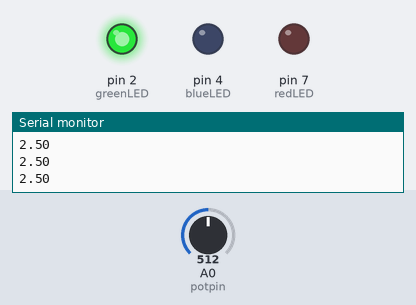
This sketch was run on a simulated Arduino Uno, built with avr-gcc and run on an emulated ATmega328P. Parts: output pins drawn as LEDs (lit = HIGH), the last lines printed to the serial monitor. The inputs (shaded band) are chosen by the test bench; at power-on: A0 (potpin) = 512.

Above: at 1.2 s.
1.3 s: A0 (potpin) set to 603
2.8 s: A0 (potpin) set to 622
At 3.6 s:
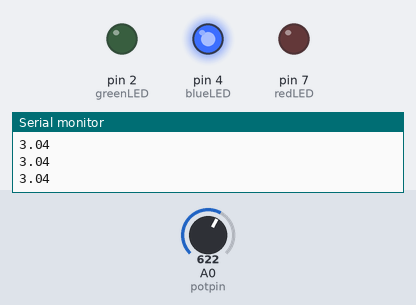
4.3 s: A0 (potpin) set to 806
5.8 s: A0 (potpin) set to 833
At 6.5 s:
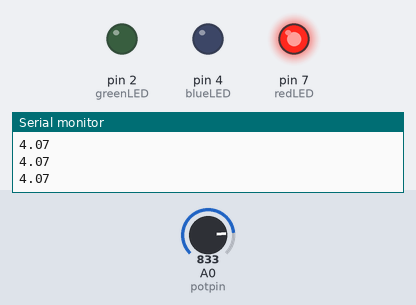
7.3 s: A0 (potpin) set to 716
At 7.9 s:
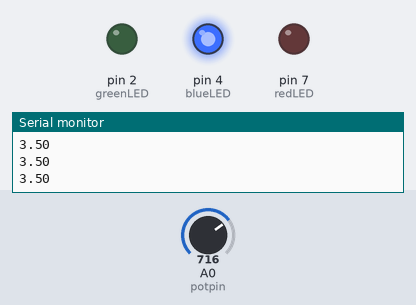
8.8 s: A0 (potpin) set to 900
At 9.4 s:
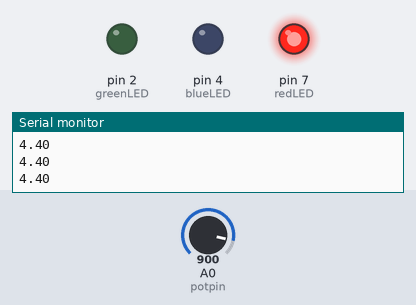
Timing chart, 0 to 11.3 s (numbered marks = the images above; inputs shaded):
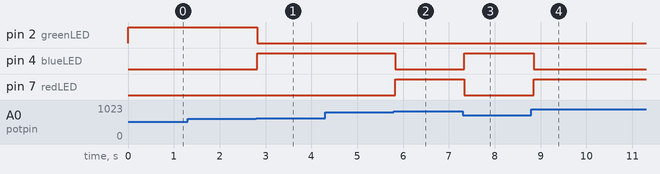

The sketch:

3Alert_LED.ino
```cpp
float voltage;
int potpin = A0;
int waitTime = 100;
int greenLED = 2;
int blueLED = 4;
int redLED = 7;

void setup() {
  // put your setup code here, to run once:
  pinMode(potpin, INPUT);
  pinMode(greenLED, OUTPUT);
  pinMode(blueLED, OUTPUT);
  pinMode(redLED, OUTPUT);
  Serial.begin(9600);

}

void loop() {
  // put your main code here, to run repeatedly:
  voltage = analogRead(potpin)*5./1023.;
  Serial.println(voltage);
  if(voltage <= 3.0){
    digitalWrite(greenLED, HIGH);
    digitalWrite(blueLED, LOW);
    digitalWrite(redLED, LOW);
  }
  else{
    if (voltage <= 4.0){
      digitalWrite(greenLED, LOW);
      digitalWrite(blueLED, HIGH);
      digitalWrite(redLED, LOW);
    }
    else{
      digitalWrite(greenLED, LOW);
      digitalWrite(blueLED, LOW);
      digitalWrite(redLED, HIGH);
    }
  }
  delay(waitTime);

}
```

Measured:
- the behaviour switches between 613 and 614 on A0 (potpin) (found by bisection; images 0 and 1)
- the behaviour switches between 818 and 819 on A0 (potpin) (found by bisection; images 1 and 2)
- after the input at 2.8 s, pin 2 (greenLED): HIGH → LOW at once; pin 4 (blueLED): LOW → HIGH at once
- after the input at 5.8 s, pin 4 (blueLED): HIGH → LOW at once; pin 7 (redLED): LOW → HIGH at once
- after the input at 7.3 s, pin 4 (blueLED): LOW → HIGH at once; pin 7 (redLED): HIGH → LOW at once
- after the input at 8.8 s, pin 4 (blueLED): HIGH → LOW after 0.05 s; pin 7 (redLED): LOW → HIGH after 0.05 s
